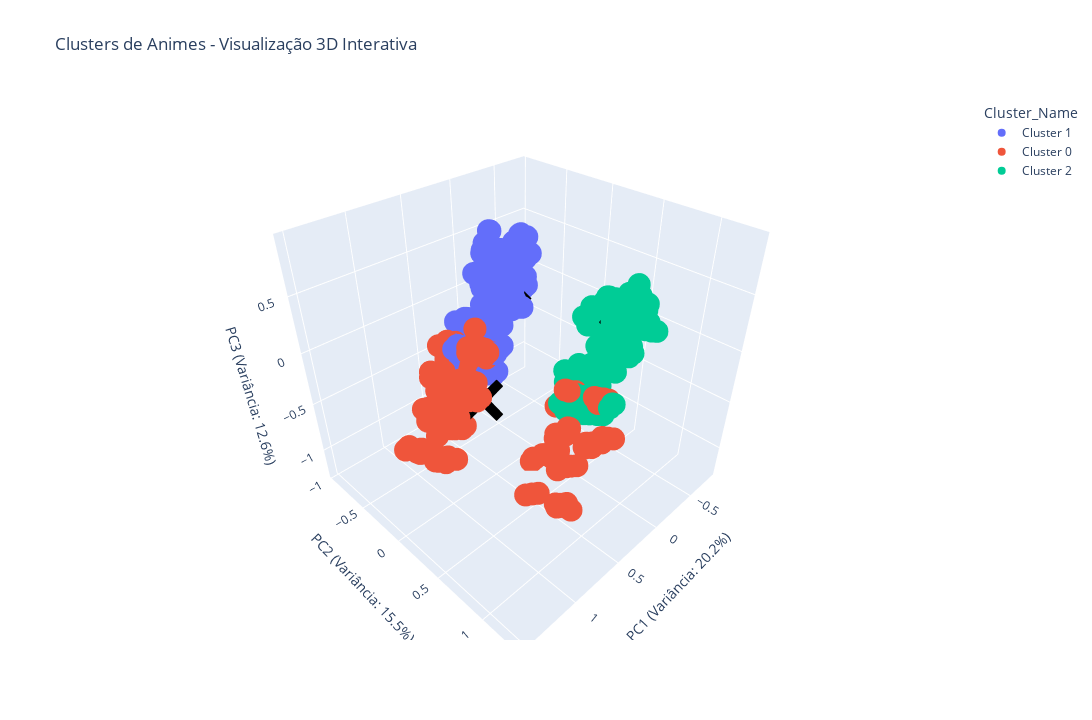

Write notebook code for a chart like this one.
### Code cell
# Alternativa 1: Usar plotly para gráficos 3D interativos
import plotly.graph_objects as go
import plotly.express as px

# Cores para os clusters
colors = [
    'red', 'blue', 'green', 'orange', 'purple', 'brown', 'pink', 'gray',
    'olive', 'cyan', 'magenta', 'gold', 'teal', 'navy', 'lime'
]

cluster_names = [f'Cluster {i}' for i in range(k_final)]

# Criar DataFrame para plotly
df_plot = pd.DataFrame({
    'PC1': X_pca[:, 0],
    'PC2': X_pca[:, 1], 
    'PC3': X_pca[:, 2],
    'Cluster': cluster_labels,
    'Cluster_Name': [f'Cluster {i}' for i in cluster_labels]
})

# Criar gráfico 3D interativo
fig = px.scatter_3d(df_plot, 
                    width=1280,
                    height=720,
                    x='PC1', y='PC2', z='PC3',
                    color='Cluster_Name',
                    title='Clusters de Animes - Visualização 3D Interativa',
                    labels={
                        'PC1': f'PC1 (Variância: {pca.explained_variance_ratio_[0]:.1%})',
                        'PC2': f'PC2 (Variância: {pca.explained_variance_ratio_[1]:.1%})',
                        'PC3': f'PC3 (Variância: {pca.explained_variance_ratio_[2]:.1%})'
                    })

# Recalcular centroides no espaço PCA atual (garante que temos 3 coordenadas)
# kmeans_final.cluster_centers_ está no espaço original de features; pca.transform projeta para os componentes atuais
centroides_pca = pca.transform(kmeans_final.cluster_centers_)

# Adicionar centroides
for i, centroide in enumerate(centroides_pca):
    # proteger caso a PCA tenha menos de 3 componentes (uso robusto)
    x_val = centroide[0] if centroide.shape[0] > 0 else 0
    y_val = centroide[1] if centroide.shape[0] > 1 else 0
    z_val = centroide[2] if centroide.shape[0] > 2 else 0

    fig.add_trace(go.Scatter3d(
        x=[x_val], y=[y_val], z=[z_val],
        mode='markers',
        marker=dict(size=15, color='black', symbol='x'),
        name=f'Centroide {i}',
        showlegend=False
    ))

fig.show()

### Figure 1 — Plotly figure (JSON) as saved in the notebook; plotly's stock layout.template omitted (floating-point values rounded to 4 significant figures; data arrays with more than 128 entries replaced by an {"elided": "..."} marker saying what was removed)
{"data": [{"hovertemplate": "Cluster_Name=Cluster 1<br>PC1 (Variância: 20.2%)=%{x}<br>PC2 (Variância: 15.5%)=%{y}<br>PC3 (Variância: 12.6%)=%{z}<extra></extra>", "legendgroup": "Cluster 1", "marker": {"color": "#636efa", "symbol": "circle"}, "mode": "markers", "name": "Cluster 1", "scene": "scene", "showlegend": true, "type": "scatter3d", "x": {"elided": "9114 float values"}, "y": {"elided": "9114 float values"}, "z": {"elided": "9114 float values"}}, {"hovertemplate": "Cluster_Name=Cluster 0<br>PC1 (Variância: 20.2%)=%{x}<br>PC2 (Variância: 15.5%)=%{y}<br>PC3 (Variância: 12.6%)=%{z}<extra></extra>", "legendgroup": "Cluster 0", "marker": {"color": "#EF553B", "symbol": "circle"}, "mode": "markers", "name": "Cluster 0", "scene": "scene", "showlegend": true, "type": "scatter3d", "x": {"elided": "5029 float values"}, "y": {"elided": "5029 float values"}, "z": {"elided": "5029 float values"}}, {"hovertemplate": "Cluster_Name=Cluster 2<br>PC1 (Variância: 20.2%)=%{x}<br>PC2 (Variância: 15.5%)=%{y}<br>PC3 (Variância: 12.6%)=%{z}<extra></extra>", "legendgroup": "Cluster 2", "marker": {"color": "#00cc96", "symbol": "circle"}, "mode": "markers", "name": "Cluster 2", "scene": "scene", "showlegend": true, "type": "scatter3d", "x": {"elided": "6094 float values"}, "y": {"elided": "6094 float values"}, "z": {"elided": "6094 float values"}}, {"marker": {"color": "black", "size": 15, "symbol": "x"}, "mode": "markers", "name": "Centroide 0", "showlegend": false, "type": "scatter3d", "x": [0.7251], "y": [0.1106], "z": [-0.2968]}, {"marker": {"color": "black", "size": 15, "symbol": "x"}, "mode": "markers", "name": "Centroide 1", "showlegend": false, "type": "scatter3d", "x": [-0.03945], "y": [-0.3547], "z": [0.2494]}, {"marker": {"color": "black", "size": 15, "symbol": "x"}, "mode": "markers", "name": "Centroide 2", "showlegend": false, "type": "scatter3d", "x": [-0.5396], "y": [0.4391], "z": [-0.1279]}], "layout": {"height": 720, "legend": {"title": {"text": "Cluster_Name"}, "tracegroupgap": 0}, "scene": {"domain": {"x": [0, 1], "y": [0, 1]}, "xaxis": {"title": {"text": "PC1 (Variância: 20.2%)"}}, "yaxis": {"title": {"text": "PC2 (Variância: 15.5%)"}}, "zaxis": {"title": {"text": "PC3 (Variância: 12.6%)"}}}, "title": {"text": "Clusters de Animes - Visualização 3D Interativa"}, "width": 1280}}
